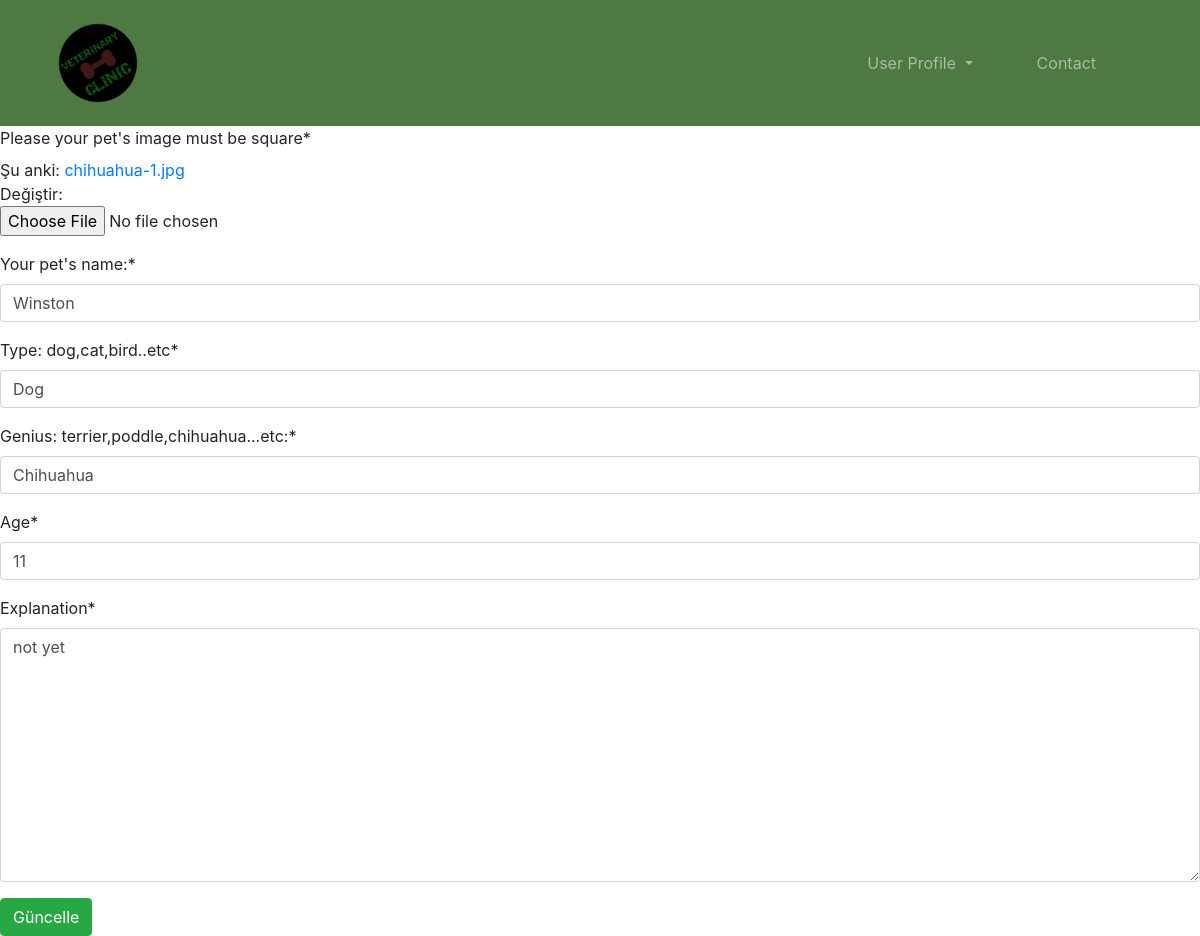
Page /pet/update/26 on the committed database.
### pet/models.py (models this page shows)
class Pet(models.Model):
    petowner = models.ForeignKey("auth.user", on_delete=models.CASCADE)
    image = models.FileField(null=True, blank=True, verbose_name="Image")
    type = models.CharField(max_length=20, verbose_name="Type")
    genius = models.CharField(max_length=20, verbose_name="Genius")
    name = models.CharField(max_length=20, verbose_name="Name")
    age = models.CharField(max_length=4, verbose_name="Age")
    explanation = models.TextField(verbose_name="Explanation")
    created_date = models.DateField(auto_now_add=True, verbose_name="Created Date")

### pet/views.py (the view)
# urls.py: path('update/<int:id>', views.update, name="update"),
def update(request, id):
    pet = get_object_or_404(Pet, id=id)
    form = PetForm(request.POST or None, request.FILES or None, instance=pet)
    if form.is_valid():
        form.save(commit=False)
        pet.save()
        return redirect("pet:pets")
    return render(request, "update.html", {"form":form})

### pet/forms.py
class PetForm(forms.ModelForm):
    name = forms.CharField(label="Your pet's name:")
    type = forms.CharField(label="Type: dog,cat,bird..etc")
    genius = forms.CharField(label="Genius: terrier,poddle,chihuahua...etc:")
    image = forms.FileField(label="Please your pet's image must be square")
    class Meta:
        model = Pet
        fields = ["image", "name", "type", "genius", "age", "explanation"]

### templates/update.html (shortened to what this page needs)
{% extends "base.html" %}
{% block body %}
{% load crispy_forms_tags %}
    <form method="POST" enctype="multipart/form-data">
        {{form|crispy}}
        <button type="submit" class="btn btn-success">Güncelle</button>
    </form>
{% endblock %}

### static/css/style.css (style rules this page uses)
body { margin: 0 !important; padding: 0 !important; }

### rows in the picture
Pet: name "Winston", type "Dog", genius "Chihuahua", age "11", explanation "not yet"
